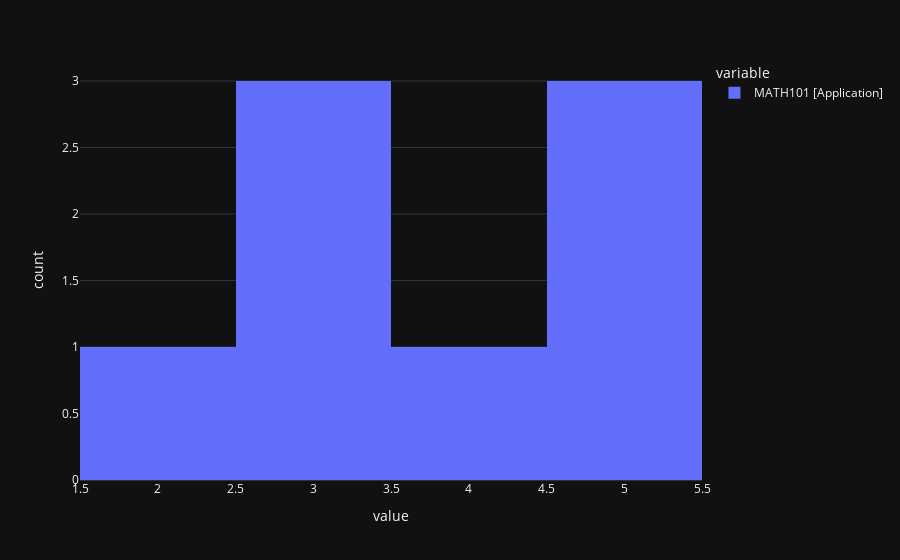

Notebook cell for this chart:
### Code cell
px.histogram(df["MATH101 [Application]"])

### Figure 1 — Plotly figure (JSON) as saved in the notebook; plotly's stock layout.template omitted (floating-point values rounded to 4 significant figures)
{"data": [{"alignmentgroup": "True", "bingroup": "x", "hovertemplate": "variable=MATH101 [Application]<br>value=%{x}<br>count=%{y}<extra></extra>", "legendgroup": "MATH101 [Application]", "marker": {"color": "#636efa", "pattern": {"shape": ""}}, "name": "MATH101 [Application]", "offsetgroup": "MATH101 [Application]", "orientation": "v", "showlegend": true, "type": "histogram", "x": [5, 4, 3, null, 3, 3, 5, 2, 5], "xaxis": "x", "yaxis": "y"}], "layout": {"barmode": "relative", "legend": {"title": {"text": "variable"}, "tracegroupgap": 0}, "margin": {"t": 60}, "xaxis": {"anchor": "y", "domain": [0, 1], "title": {"text": "value"}}, "yaxis": {"anchor": "x", "domain": [0, 1], "title": {"text": "count"}}}}
